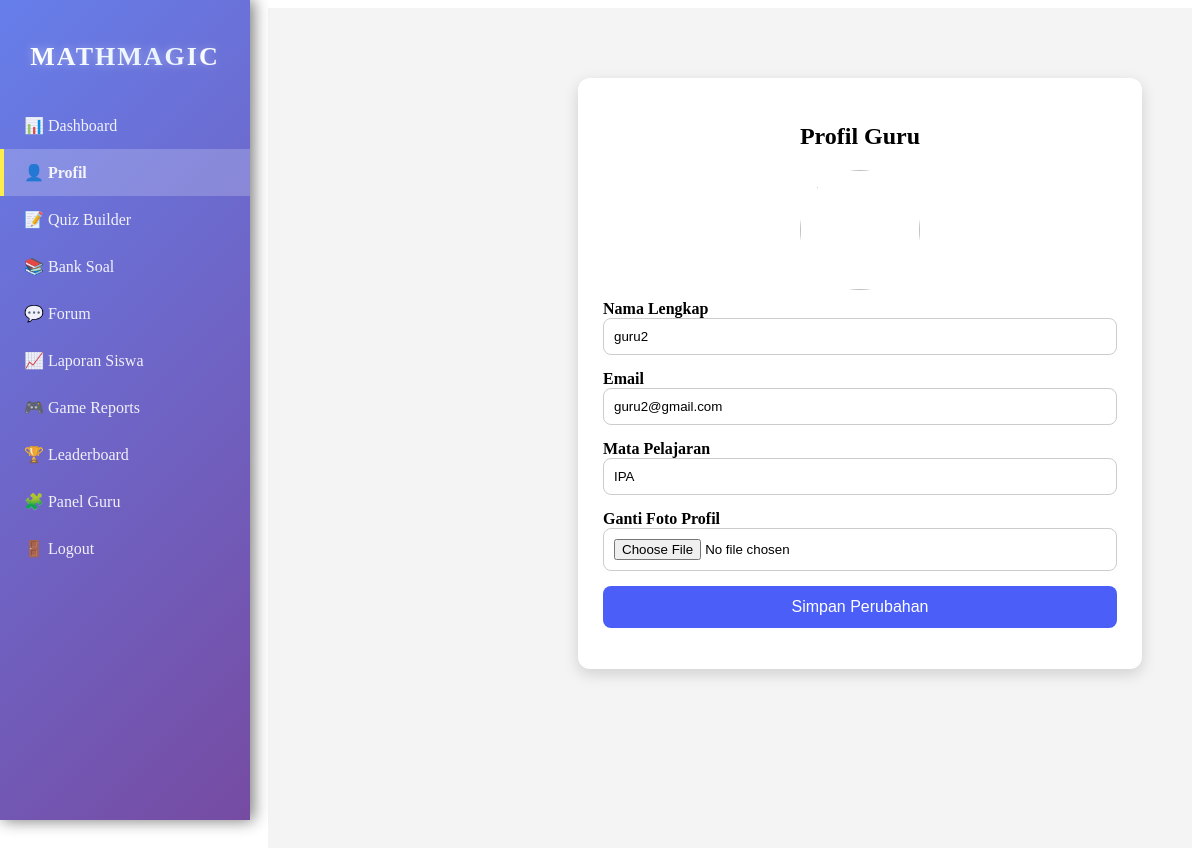
The page /guru/profile.php (signed in) on the database its author committed.
### tables this page shows
CREATE TABLE `users` (
  `id` int NOT NULL,
  `fullname` varchar(150) NOT NULL,
  `email` varchar(150) NOT NULL,
  `role` enum('siswa','guru','admin') NOT NULL DEFAULT 'siswa',
  `kelas` varchar(50) DEFAULT NULL,
  `mapel` varchar(100) DEFAULT NULL,
  `password_hash` varchar(255) NOT NULL,
  `avatar` varchar(255) DEFAULT NULL,
  `created_at` datetime DEFAULT CURRENT_TIMESTAMP,
  `last_login` datetime DEFAULT NULL,
  `is_active` tinyint(1) DEFAULT '1'
);

### guru/profile.php (the view, shortened to what this page needs)
<?php
require "../config.php";
include "../components/sidebar_guru.php";
$teacher_id = $_SESSION['user_id'];
$stmt = $conn->prepare("
    SELECT fullname, email, mapel, avatar
    FROM users
    WHERE id = ?
");
$stmt->bind_param("i", $teacher_id);
$stmt->execute();
$teacher = $stmt->get_result()->fetch_assoc();
?>
<?php include "../components/sidebar_guru.php"; ?>
<div class="content-siswa">
    <div class="profile-card">
        <h2>Profil Guru</h2>
        <form action="" method="POST" enctype="multipart/form-data">
            <img src="../uploads/avatars/<?= $teacher['avatar'] ?: 'default.png' ?>"
                width="120" height="120">
            <div class="input-group">
                <label>Nama Lengkap</label>
                <input type="text" name="fullname" value="<?= $teacher['fullname'] ?>" required>
            </div>
            <div class="input-group">
                <label>Email</label>
                <input type="email" name="email" value="<?= $teacher['email'] ?>" required>
            </div>
            <div class="input-group">
                <label>Mata Pelajaran</label>
                <input type="text" name="mapel" value="<?= $teacher['mapel'] ?>">
            </div>
            <div class="input-group">
                <label>Ganti Foto Profil</label>
                <input type="file" name="avatar" accept="image/*">
            </div>
            <button class="save-btn">Simpan Perubahan</button>
        </form>
    </div>
</div>

### guru/profile.php (style rules this page uses)
.profile-card { max-width: 550px; background: white; padding: 25px; margin: 20px auto; border-radius: 12px; box-shadow: 0 5px 15px rgba(0,0,0,0.15); }
.profile-card h2 { text-align: center; margin-bottom: 20px; }
.profile-card img { display: block; margin: 10px auto; border-radius: 100px; }
.input-group { margin-bottom: 15px; }
.input-group label { font-weight: bold; display: block; }
.input-group input { width: 100%; padding: 10px; border: 1px solid #ccc; border-radius: 8px; }
.save-btn { width: 100%; padding: 12px; background: #4b5ef7; border: none; border-radius: 8px; color: white; font-size: 16px; cursor: pointer; }

### rows shown on the page
users: fullname "guru2", email "guru2@gmail.com", mapel "IPA"
